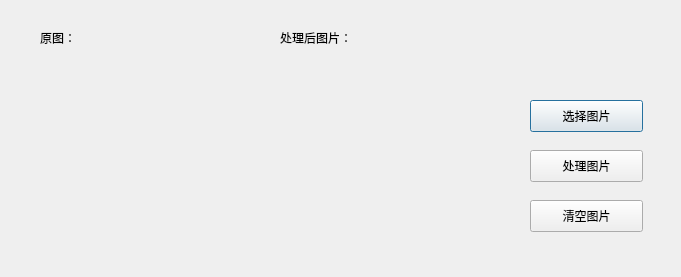
<?xml version="1.0" encoding="UTF-8"?>
<ui version="4.0">
 <class>edgeDetect</class>
 <widget class="QDialog" name="edgeDetect">
  <property name="geometry">
   <rect>
    <x>0</x>
    <y>0</y>
    <width>681</width>
    <height>277</height>
   </rect>
  </property>
  <property name="windowTitle">
   <string>edgeDetect</string>
  </property>
  <widget class="QPushButton" name="select">
   <property name="geometry">
    <rect>
     <x>530</x>
     <y>100</y>
     <width>113</width>
     <height>32</height>
    </rect>
   </property>
   <property name="text">
    <string>选择图片</string>
   </property>
  </widget>
  <widget class="QPushButton" name="edgeDetect_2">
   <property name="geometry">
    <rect>
     <x>530</x>
     <y>150</y>
     <width>113</width>
     <height>32</height>
    </rect>
   </property>
   <property name="text">
    <string>处理图片</string>
   </property>
  </widget>
  <widget class="QLabel" name="originImg">
   <property name="geometry">
    <rect>
     <x>20</x>
     <y>60</y>
     <width>231</width>
     <height>181</height>
    </rect>
   </property>
   <property name="maximumSize">
    <size>
     <width>16777215</width>
     <height>16777215</height>
    </size>
   </property>
   <property name="text">
    <string/>
   </property>
  </widget>
  <widget class="QLabel" name="edgeDetectedImg">
   <property name="geometry">
    <rect>
     <x>270</x>
     <y>60</y>
     <width>231</width>
     <height>181</height>
    </rect>
   </property>
   <property name="maximumSize">
    <size>
     <width>16777215</width>
     <height>16777215</height>
    </size>
   </property>
   <property name="text">
    <string/>
   </property>
  </widget>
  <widget class="QLabel" name="label_3">
   <property name="geometry">
    <rect>
     <x>40</x>
     <y>30</y>
     <width>60</width>
     <height>16</height>
    </rect>
   </property>
   <property name="text">
    <string>原图：</string>
   </property>
  </widget>
  <widget class="QLabel" name="label_4">
   <property name="geometry">
    <rect>
     <x>280</x>
     <y>30</y>
     <width>81</width>
     <height>16</height>
    </rect>
   </property>
   <property name="text">
    <string>处理后图片：</string>
   </property>
  </widget>
  <widget class="QPushButton" name="clearButton">
   <property name="geometry">
    <rect>
     <x>530</x>
     <y>200</y>
     <width>113</width>
     <height>32</height>
    </rect>
   </property>
   <property name="text">
    <string>清空图片</string>
   </property>
  </widget>
 </widget>
 <resources/>
 <connections/>
</ui>
